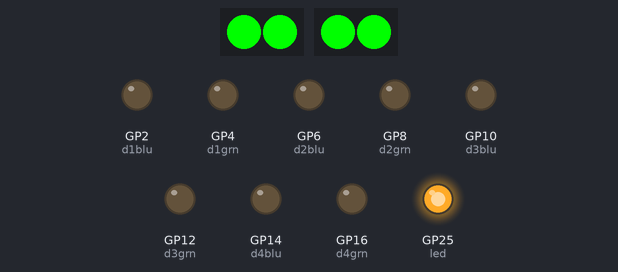
Bench run of a program on a simulated Raspberry Pi Pico running CircuitPython. Parts: 2 × 2 RGB LEDs in strip order, left to right, output pins drawn as LEDs (lit = HIGH).

Above: at 0.2 s.
At 1.2 s:
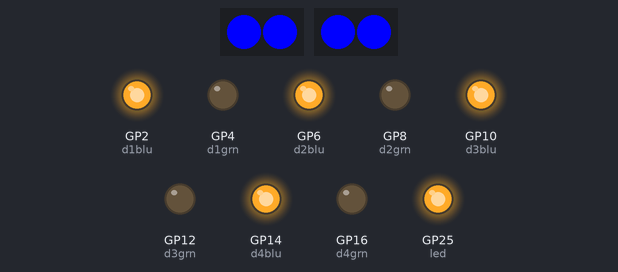
At 2.2 s:
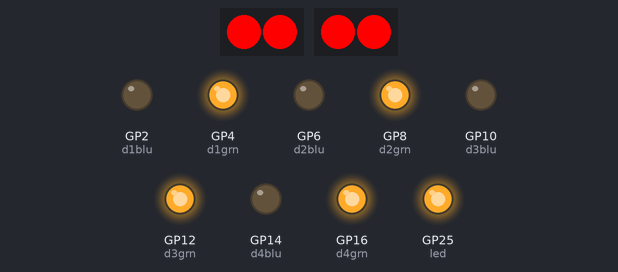
Timing chart, 0 to 3.0 s (numbered marks = the images above):
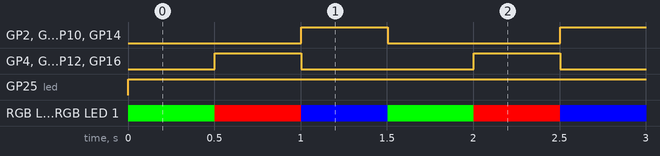

The program:

code.py
```python
import board
import digitalio
import time
import neopixel
import pwmio

# On board LED
led = digitalio.DigitalInOut(board.LED)
led.direction = digitalio.Direction.OUTPUT

# WS2812D Reversed Pin 'NeoPixel' LEDs
# Note: NeoPixel Values specified as (G, R, B)

# NeoPixel strip connected on GP18
NUMPIXELSGP18 = 2
neopixelsgp18 = neopixel.NeoPixel(board.GP18, NUMPIXELSGP18, brightness=1, auto_write=False)

# NeoPixel strip connected on GP20
NUMPIXELSGP20 = 2
neopixelsgp20 = neopixel.NeoPixel(board.GP20, NUMPIXELSGP20, brightness=1, auto_write=False)

# Blue/Green Common Cathode LED
d1blu = digitalio.DigitalInOut(board.GP2)
d1blu.direction = digitalio.Direction.OUTPUT
d1grn = digitalio.DigitalInOut(board.GP4)
d1grn.direction = digitalio.Direction.OUTPUT
d2blu = digitalio.DigitalInOut(board.GP6)
d2blu.direction = digitalio.Direction.OUTPUT
d2grn = digitalio.DigitalInOut(board.GP8)
d2grn.direction = digitalio.Direction.OUTPUT
d3blu = digitalio.DigitalInOut(board.GP10)
d3blu.direction = digitalio.Direction.OUTPUT
d3grn = digitalio.DigitalInOut(board.GP12)
d3grn.direction = digitalio.Direction.OUTPUT
d4blu = digitalio.DigitalInOut(board.GP14)
d4blu.direction = digitalio.Direction.OUTPUT
d4grn = digitalio.DigitalInOut(board.GP16)
d4grn.direction = digitalio.Direction.OUTPUT

# Function to turn all LEDs off in a neopixel string
def alloff(pixel):
    for j in range(len(pixel)):
        pixel[j] = (0, 0, 0)

######################### MAIN LOOP ##############################
i = 0
alloff(neopixelsgp18)
alloff(neopixelsgp20)
while True:
    led.value = 1
    # ########## RED ##########
    # GRB
    neopixelsgp18[0] = (0, 255, 0)
    neopixelsgp18[1] = (0, 255, 0)
    neopixelsgp20[0] = (0, 255, 0)
    neopixelsgp20[1] = (0, 255, 0)
    #
    neopixelsgp18.show()
    neopixelsgp20.show()
    #
    d1grn.value = 0
    d1blu.value = 0
    d2grn.value = 0
    d2blu.value = 0
    d3grn.value = 0
    d3blu.value = 0
    d4grn.value = 0
    d4blu.value = 0
    #
    time.sleep(0.5)
    #
    # ########## GRN ##########
    # GRB
    neopixelsgp18[0] = (255, 0, 0)
    neopixelsgp18[1] = (255, 0, 0)
    neopixelsgp20[0] = (255, 0, 0)
    neopixelsgp20[1] = (255, 0, 0)
    #
    neopixelsgp18.show()
    neopixelsgp20.show()
    #
    d1grn.value = 1
    d1blu.value = 0
    d2grn.value = 1
    d2blu.value = 0
    d3grn.value = 1
    d3blu.value = 0
    d4grn.value = 1
    d4blu.value = 0
    #
    time.sleep(0.5)
    #
    # ########## BLU ##########
    # GRB
    neopixelsgp18[0] = (0, 0, 255)
    neopixelsgp18[1] = (0, 0, 255)
    neopixelsgp20[0] = (0, 0, 255)
    neopixelsgp20[1] = (0, 0, 255)
    #
    neopixelsgp18.show()
    neopixelsgp20.show()
    #
    d1grn.value = 0
    d1blu.value = 1
    d2grn.value = 0
    d2blu.value = 1
    d3grn.value = 0
    d3blu.value = 1
    d4grn.value = 0
    d4blu.value = 1
    #
    time.sleep(0.5)
    #
```

Measured:
- by itself, GP25 (led): LOW → HIGH at 0.00 s
- by itself, RGB LED 0, RGB LED 1, RGB LED 0, RGB LED 1: repeats every 1.5 s: RGB(255, 0, 0) 0.50 s, RGB(0, 0, 255) 0.50 s, RGB(0, 255, 0) 0.50 s
- by itself, GP2 (d1blu), GP4 (d1grn), GP6 (d2blu), GP8 (d2grn), GP10 (d3blu), GP12 (d3grn), GP14 (d4blu), GP16 (d4grn): alternates HIGH for 0.50 s and LOW for 1.0 s
